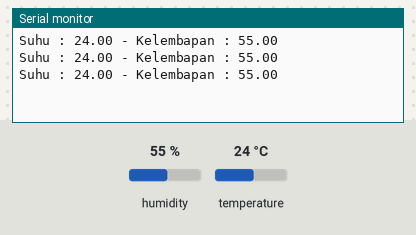
The sketch below on a simulated ESP8266 (NodeMCU). Parts: the last lines printed to the serial monitor. The inputs (shaded band) are chosen by the test bench; at power-on: humidity 55 %, temperature 24 °C.

Above: at 2.8 s.
2.9 s: humidity set to 22 %
At 4.5 s:
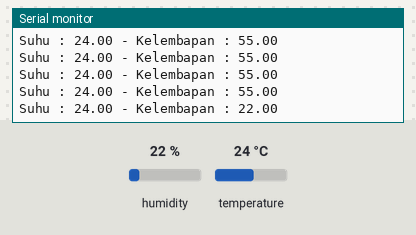
5.6 s: temperature set to 12 °C
At 7.7 s:
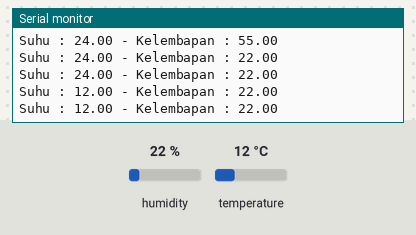
8.3 s: humidity set to 40 %
At 9.9 s:
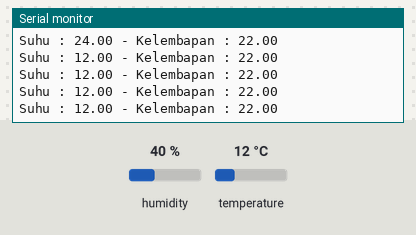
Timing chart, 0 to 11.4 s (numbered marks = the images above; inputs shaded):
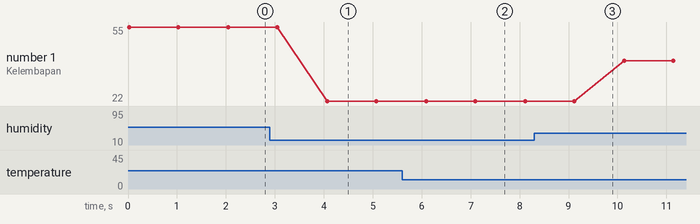

Measured:
- after the input at 2.9 s, the serial monitor: prints a new line after 1.2 s (image 1)
- after the input at 5.6 s, the serial monitor: prints a new line after 0.49 s (image 2)
- plotted number 1: 55 → 22 after the input at 2.9 s, 22 → 40 after the input at 8.3 s

The sketch:

Cek_DHT11.ino
```cpp
#include "DHT.h"
#define DHTTYPE DHT11
#define dht_pin D1
DHT dht(dht_pin,DHTTYPE);

void setup() {
  Serial.begin(115200);
  dht.begin();
}

void loop() {
  float t = dht.readTemperature();
  float h = dht.readHumidity();

  if(isnan(t)){
    Serial.println("Sensor tidak terbaca");
    return;
    }
  Serial.print("Suhu : ");
  Serial.print(t);
  Serial.print(" - Kelembapan : ");
  Serial.println(h);
  delay(1000);
}
```
